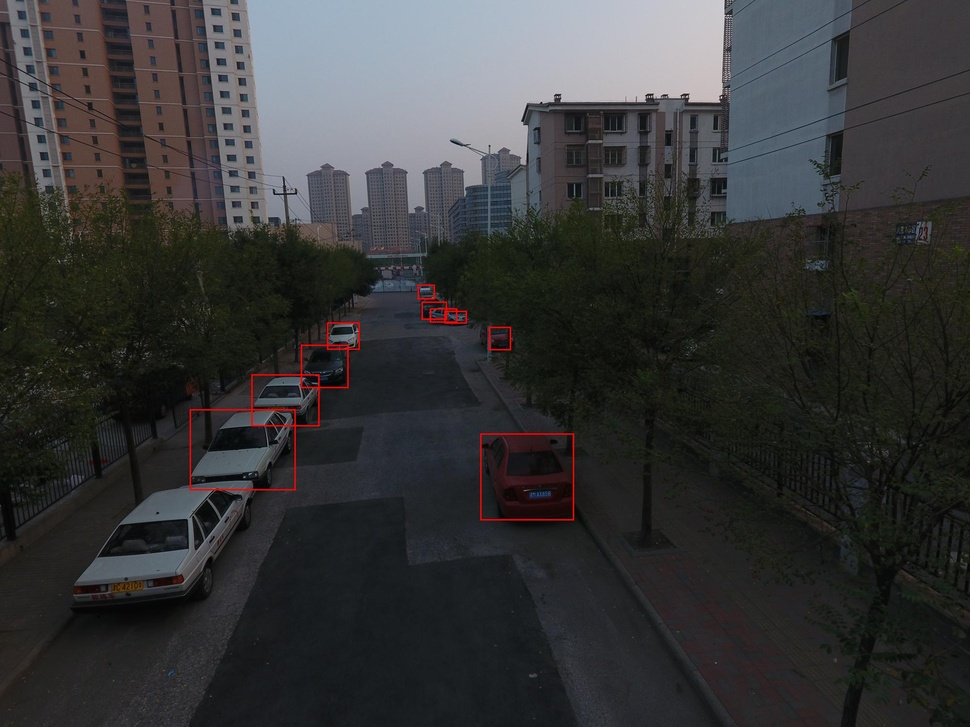
#> input picture aycep/finals/drone/output.jpg, 970 x 727 px, shrunk from 2000 x 1500 before the run
$ python bounding.py
#> lines starting #> are read from the running program, lines starting #| are printed output that depends on the picture
from PIL import Image, ImageDraw

def draw_bounding_boxes(image_path, bounding_boxes, output_path):
    """
    Colors the insides of specified bounding boxes black on an image and saves the result.

    Parameters:
        image_path (str): Path to the input image.
        bounding_boxes (list of tuples): List of bounding box coordinates as (xmin, ymin, xmax, ymax).
        output_path (str): Path to save the output image with blacked-out bounding boxes.
    """
#> called with image_path = 'output.jpg', output_path = 'output_with_black_boxes.jpg'
    # Open the image
    image = Image.open(image_path).convert("RGB")
#> image is the input picture: PIL image 970x727 RGB; mean R, G, B 54.2, 54.5, 54.9

    # Create a drawable object
    draw = ImageDraw.Draw(image)

    # Draw each bounding box with black fill
    for bbox in bounding_boxes:
        xmin, ymin, xmax, ymax = bbox
        draw.rectangle([xmin, ymin, xmax, ymax], fill="black")

    # Save the result
    image.save(output_path)
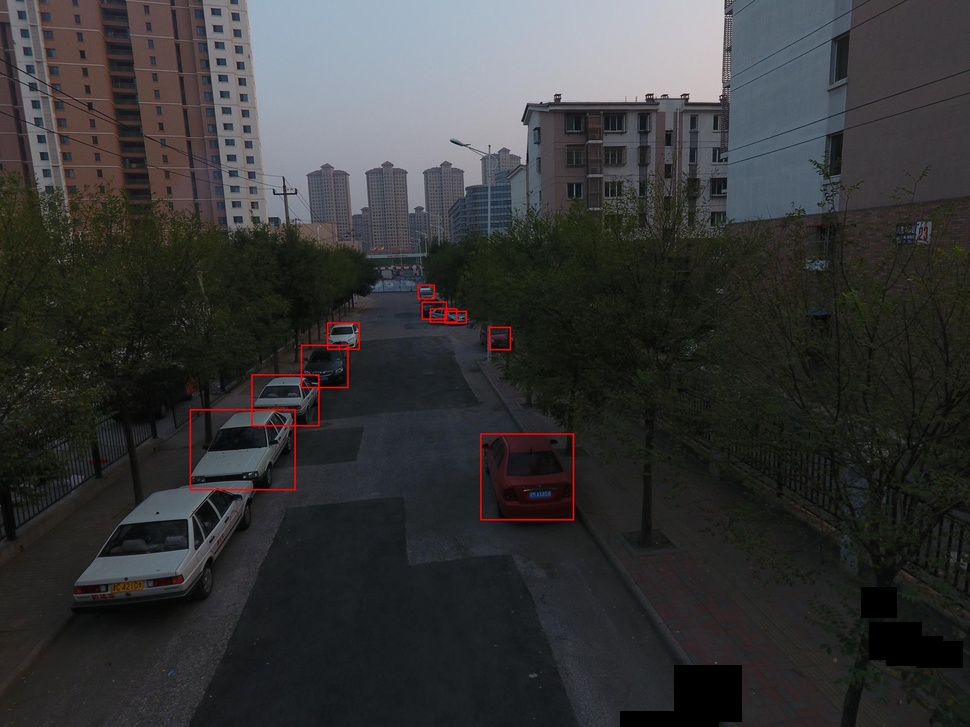
#> saved as output_with_black_boxes.jpg: PIL image 970x727 RGB; mean R, G, B 53.8, 54.1, 54.5
    print(f"Image with blacked-out bounding boxes saved to {output_path}")

# Example usage
if __name__ == "__main__":
    # Path to the input output.
    input_image_path = "output.jpg"

    # List of bounding boxes as (xmin, ymin, xmax, ymax)
    bounding_boxes = [
        (990.378601, 894.657532, 1183.338989, 1073.787476),
        (518.608765, 772.645996, 658.017273, 879.432800),
        (674.031616, 665.213806, 741.563171, 721.650024),
        (620.709351, 711.603394, 718.517822, 800.309082),
        (886.820984, 636.681030, 942.099792, 665.682739),
        (916.067322, 641.718811, 962.313293, 667.656982),
        (391.372894, 844.928467, 609.761353, 1011.927124),
        (869.624939, 622.053711, 921.988525, 659.227844),
        (1008.876160, 674.853271, 1053.830322, 722.989258),
        (861.550354, 587.893616, 896.916626, 617.933472),
    ]

    # Path to save the output image
    output_image_path = "output_with_black_boxes.jpg"

    # Draw blacked-out bounding boxes
    draw_bounding_boxes(input_image_path, bounding_boxes, output_image_path)
